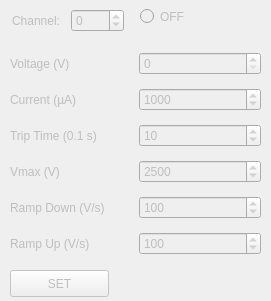
     <widget class="QWidget" name="widget_configuration" native="true">
      <property name="enabled">
       <bool>false</bool>
      </property>
      <property name="geometry">
       <rect>
        <x>490</x>
        <y>10</y>
        <width>271</width>
        <height>301</height>
       </rect>
      </property>
      <widget class="QWidget" name="layoutWidget">
       <property name="geometry">
        <rect>
         <x>12</x>
         <y>6</y>
         <width>112</width>
         <height>29</height>
        </rect>
       </property>
       <layout class="QHBoxLayout" name="horizontalLayout">
        <item>
         <widget class="QLabel" name="label_channel">
          <property name="text">
           <string>Channel:</string>
          </property>
         </widget>
        </item>
        <item>
         <widget class="QSpinBox" name="spinBox_channel">
          <property name="specialValueText">
           <string>all</string>
          </property>
          <property name="minimum">
           <number>-1</number>
          </property>
          <property name="maximum">
           <number>5</number>
          </property>
         </widget>
        </item>
       </layout>
      </widget>
      <widget class="QPushButton" name="pushButton_set">
       <property name="geometry">
        <rect>
         <x>10</x>
         <y>270</y>
         <width>99</width>
         <height>27</height>
        </rect>
       </property>
       <property name="text">
        <string>SET</string>
       </property>
      </widget>
      <widget class="QWidget" name="layoutWidget1">
       <property name="geometry">
        <rect>
         <x>10</x>
         <y>45</y>
         <width>251</width>
         <height>221</height>
        </rect>
       </property>
       <layout class="QGridLayout" name="gridLayout">
        <item row="0" column="0">
         <widget class="QLabel" name="label_voltage">
          <property name="text">
           <string>Voltage (V)</string>
          </property>
         </widget>
        </item>
        <item row="0" column="1">
         <widget class="QSpinBox" name="spinBox_voltage">
          <property name="maximum">
           <number>1300</number>
          </property>
         </widget>
        </item>
        <item row="1" column="0">
         <widget class="QLabel" name="label_current">
          <property name="text">
           <string>Current (µA)</string>
          </property>
         </widget>
        </item>
        <item row="1" column="1">
         <widget class="QSpinBox" name="spinBox_current">
          <property name="maximum">
           <number>2000</number>
          </property>
          <property name="value">
           <number>1000</number>
          </property>
         </widget>
        </item>
        <item row="2" column="0">
         <widget class="QLabel" name="label_trip_time">
          <property name="text">
           <string>Trip Time (0.1 s)</string>
          </property>
         </widget>
        </item>
        <item row="2" column="1">
         <widget class="QSpinBox" name="spinBox_trip_time">
          <property name="value">
           <number>10</number>
          </property>
         </widget>
        </item>
        <item row="3" column="0">
         <widget class="QLabel" name="label_vmax">
          <property name="text">
           <string>Vmax (V)</string>
          </property>
         </widget>
        </item>
        <item row="3" column="1">
         <widget class="QSpinBox" name="spinBox_vmax">
          <property name="maximum">
           <number>4000</number>
          </property>
          <property name="value">
           <number>2500</number>
          </property>
         </widget>
        </item>
        <item row="4" column="0">
         <widget class="QLabel" name="label_ramp_down">
          <property name="text">
           <string>Ramp Down (V/s)</string>
          </property>
         </widget>
        </item>
        <item row="4" column="1">
         <widget class="QSpinBox" name="spinBox_ramp_down">
          <property name="minimum">
           <number>1</number>
          </property>
          <property name="maximum">
           <number>400</number>
          </property>
          <property name="value">
           <number>100</number>
          </property>
         </widget>
        </item>
        <item row="5" column="0">
         <widget class="QLabel" name="label_ramp_up">
          <property name="text">
           <string>Ramp Up (V/s)</string>
          </property>
         </widget>
        </item>
        <item row="5" column="1">
         <widget class="QSpinBox" name="spinBox_ramp_up">
          <property name="minimum">
           <number>1</number>
          </property>
          <property name="maximum">
           <number>400</number>
          </property>
          <property name="value">
           <number>100</number>
          </property>
         </widget>
        </item>
       </layout>
      </widget>
      <widget class="QLabel" name="label_state_led">
       <property name="geometry">
        <rect>
         <x>230</x>
         <y>6</y>
         <width>21</width>
         <height>21</height>
        </rect>
       </property>
       <property name="text">
        <string/>
       </property>
       <property name="pixmap">
        <pixmap resource="resources.qrc">:/lightgreen.png</pixmap>
       </property>
       <property name="scaledContents">
        <bool>true</bool>
       </property>
      </widget>
      <widget class="QRadioButton" name="radioButton_on_off">
       <property name="geometry">
        <rect>
         <x>140</x>
         <y>6</y>
         <width>61</width>
         <height>21</height>
        </rect>
       </property>
       <property name="text">
        <string>OFF</string>
       </property>
      </widget>
     </widget>
